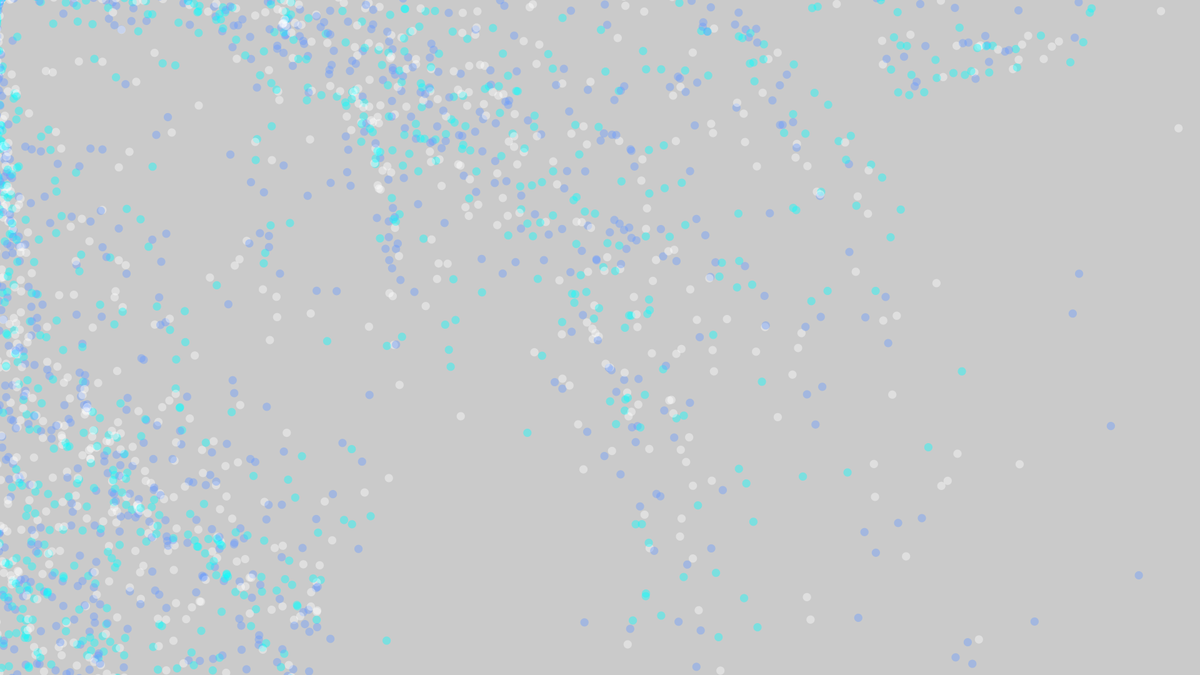
Frame 1 (no input)
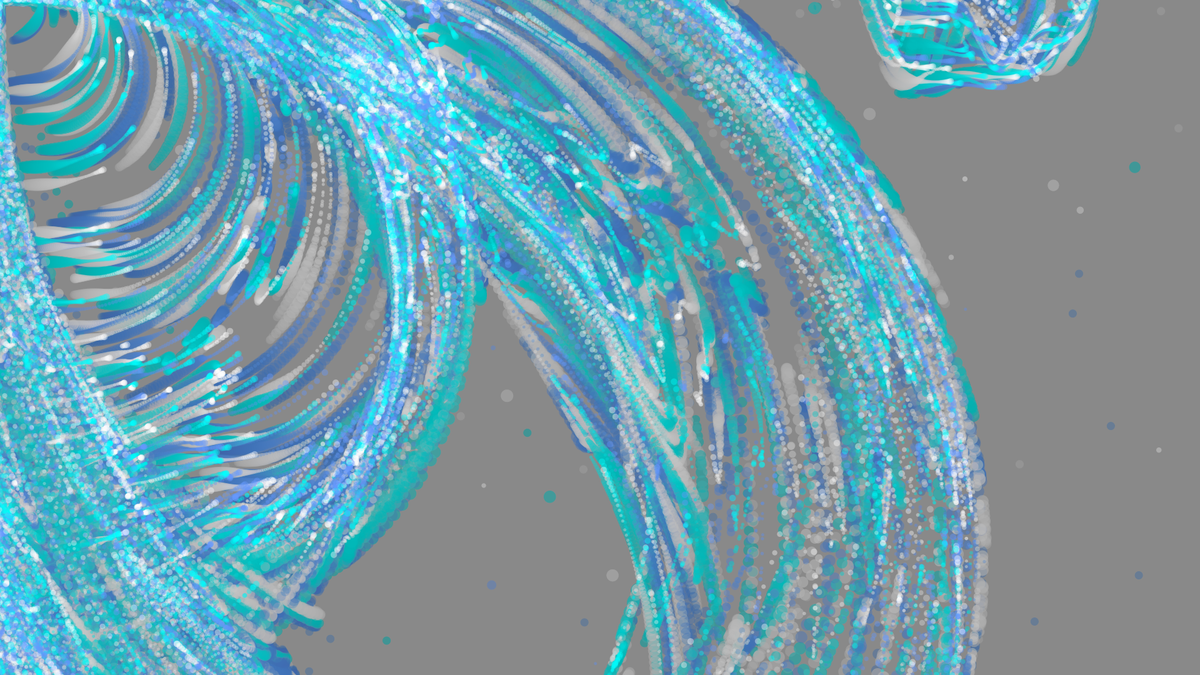
Frame 60 (the mouse pressed at the canvas centre just before this capture)
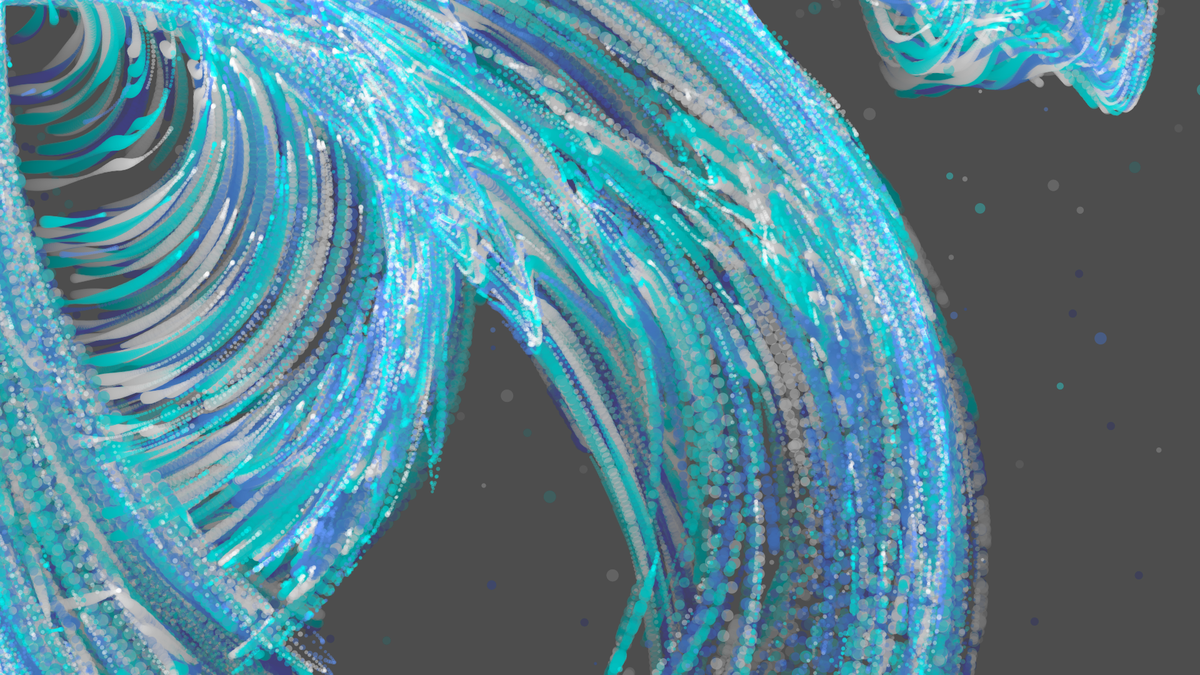
Frame 120 (the mouse held since frame 60 and released just before this capture)

The Processing sketch that drew these frames (run headless with seeded random() and noise(); from frame 60 on, the mouse is pressed at the canvas centre):

// Processing sketch: flow_field
// ── flow_field.pde
int num = 3000;
Particle[] particles_a = new Particle[num];
Particle[] particles_b = new Particle[num];
Particle[] particles_c = new Particle[num];
int fade = 100;
int radius = 3;
float noiseScale = 400.0;
float noiseStrength = 1.4;

void setup() {
  size(1920, 1080);
  noStroke();
  for (int i = 0; i < num; i++) {
    PVector loc_a = new PVector(random(width * 1.2), random(height), 2);
    float angle_a = random(TWO_PI);
    PVector dir_a = new PVector(cos(angle_a), sin(angle_a));
    PVector loc_b = new PVector(random(width * 1.2), random(height), 2);
    float angle_b = random(TWO_PI);
    PVector dir_b = new PVector(cos(angle_b), sin(angle_b));
    PVector loc_c = new PVector(random(width * 1.2), random(height), 2);
    float angle_c = random(TWO_PI);
    PVector dir_c = new PVector(cos(angle_c), sin(angle_c));

    particles_a[i] = new Particle(loc_a, dir_a, 0.5, color(255,255, 255) );
    particles_b[i] = new Particle(loc_b, dir_b, 0.5, color(0, 255, 255));
    particles_c[i] = new Particle(loc_c, dir_c, 0.75, color(102, 153, 255));
  }
}

void draw() {
  fill(0, 2);
  noStroke();
  rect(0, 0, width, height);

  for (int i = 0; i < num; i++) {
    fill(255, fade);
    particles_a[i].move();
    particles_a[i].update(radius);
    particles_a[i].checkEdges();

    fill(0, 255, 255, fade);
    particles_b[i].move();
    particles_b[i].update(radius);
    particles_b[i].checkEdges();

    fill(102, 153, 255, fade);
    particles_c[i].move();
    particles_c[i].update(radius);
    particles_c[i].checkEdges();
  }
}


class Particle {
  PVector loc;
  PVector dir;
  float speed;
  float d;
  color particleColor; // 新增粒子顏色屬性

  Particle(PVector loc_, PVector dir_, float speed_, color col) {
    loc = loc_;
    dir = dir_;
    speed = speed_;
    d = 1;
    particleColor = col;
  }

  void move() {
    float angle = noise(loc.x / noiseScale, loc.y / noiseScale, frameCount / noiseScale) * TWO_PI * noiseStrength;
    dir.x = cos(angle) + sin(angle) - sin(angle);
    dir.y = sin(angle) - cos(angle) * sin(angle);
    PVector vel = dir.copy();
    vel.mult(speed * d);
    loc.add(vel);
  }

  void checkEdges() {
    if (loc.x < 0 || loc.x > width || loc.y < 0 || loc.y > height) {
      loc.x = random(width * 1.2);
      loc.y = random(height);
    }
  }

  void update(float r) {
    move();
    checkEdges();
    float sizeFactor = map(sin(frameCount * 0.1), -1, 1, 0.5, 2.0); // 根據時間變化大小
    float rotation = atan2(dir.y, dir.x); // 計算粒子的旋轉角度
    pushMatrix();
    translate(loc.x, loc.y);
    rotate(rotation);
    fill(particleColor, fade);
    ellipse(loc.x, loc.y, 10 *sizeFactor, 10 *sizeFactor);
    popMatrix();
  }

void display() {
    float sizeFactor = map(sin(frameCount * 0.1), -1, 1, 0.5, 2.0);
    float rotation = atan2(dir.y, dir.x);
    pushMatrix();
    translate(loc.x, loc.y);
    rotate(rotation);
    fill(particleColor, fade);
    ellipse(0, 0, 10 * sizeFactor, 10 * sizeFactor);
    popMatrix();
  }
}
